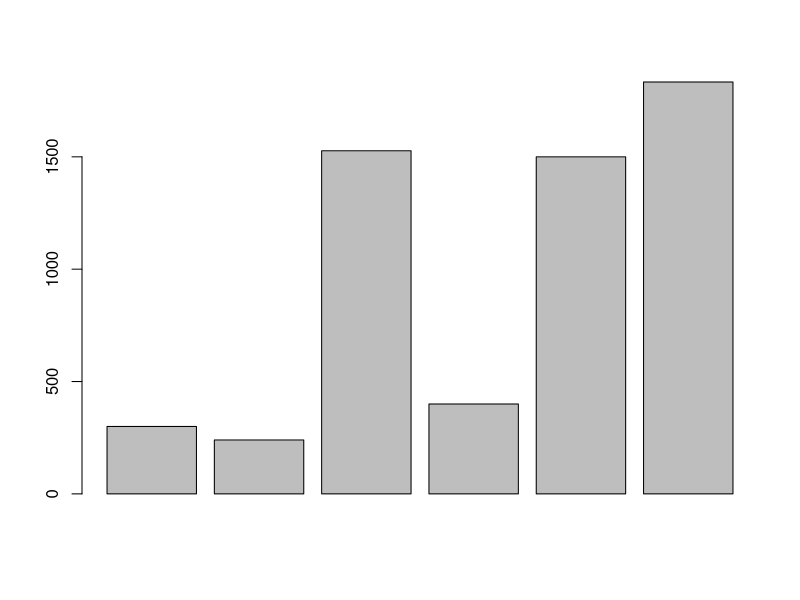
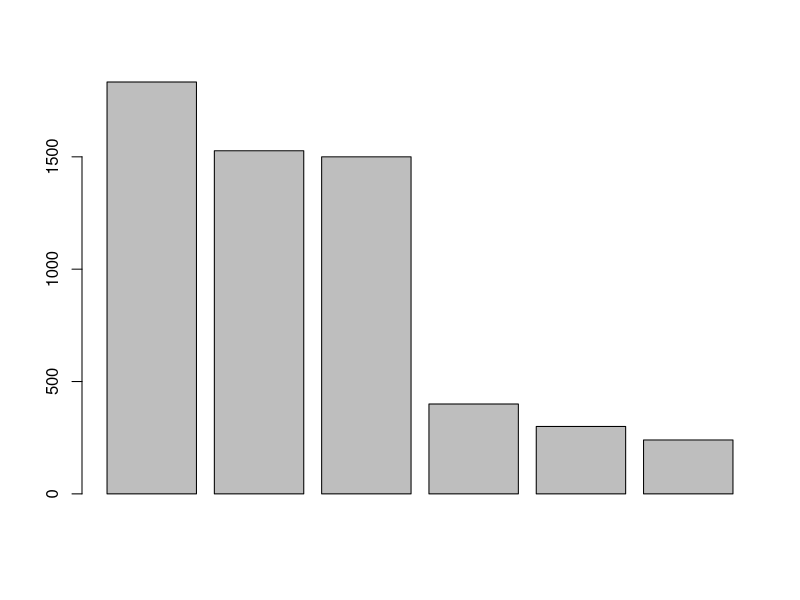
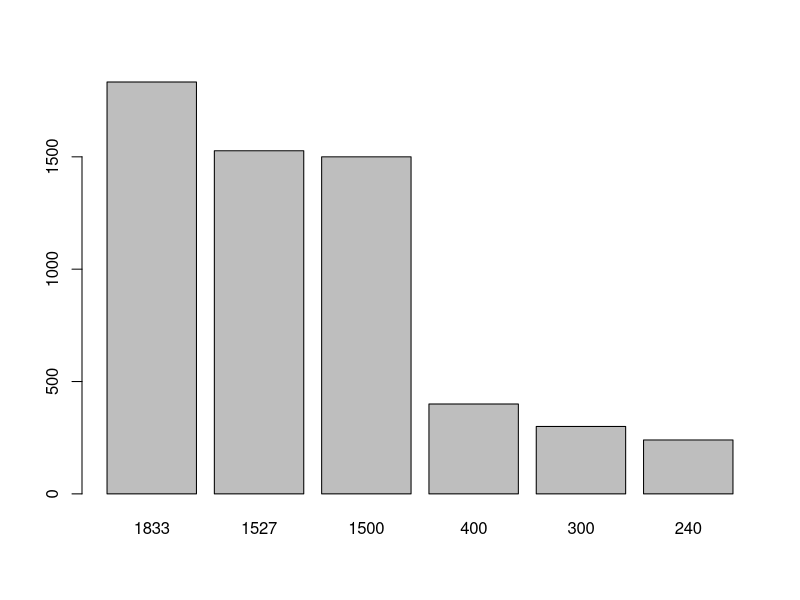

Source code (R) for these figures, in order:
# Tania Isela Sarmiento Muñoz
# 06/01/2025
# Matr: 1503831
# Laboratorio 1

# Parte 1  ----------------------------------------------------------------

#Gastos totales
300 + 240 + 1527 + 400 + 1500 + 1833

celular <- 300
celular
transporte <- 240
transporte
comestibles <- 1527
comestibles
gimnasio <- 400
gimnasio
alquiler <- 1500
alquiler
otros <- 1833
otros
gastos <- celular + transporte + comestibles + gimnasio + alquiler + otros
gastos #5800
semestre <- gastos * 5
semestre #29000
anual <- gastos * 10
anual #58000


# Funciones ---------------------------------------------------------------

#Valor absoluto 
abs(10) #10
abs(-4) #4

#Raíz cuadrada
sqrt(9) #3

#Logáritmo natural
log(2) #0.6931472


# Comentarios -------------------------------------------------------------

#práctica de colocar comentario
#se puede combinar con operaciones
4 + 5 #el resultado es 9


# Distinción mayúsculas y minúsculas --------------------------------------

celular <- 300
Celular <- -300
CELULAR <- 8000

celular + Celular #0

CELULAR - celular #7700


# Obtener ayuda -----------------------------------------------------------

#Documentación acerca de la función abs
help(abs)
?abs

#Documentación acerca de la función mean
help (mean)
?mean

#buscar absolute 
help.search("absolute")

#Alternativamente
??absolute

# Autoevaluación ----------------------------------------------------------

gastos <- c(celular, transporte, comestibles, gimnasio, alquiler, otros)
gastos

barplot (gastos)

sort(gastos)

decreciente <- sort.default(gastos, decreasing = TRUE)
decreciente

barplot(decreciente)

barplot(decreciente, width = 1, names.arg = decreciente)


